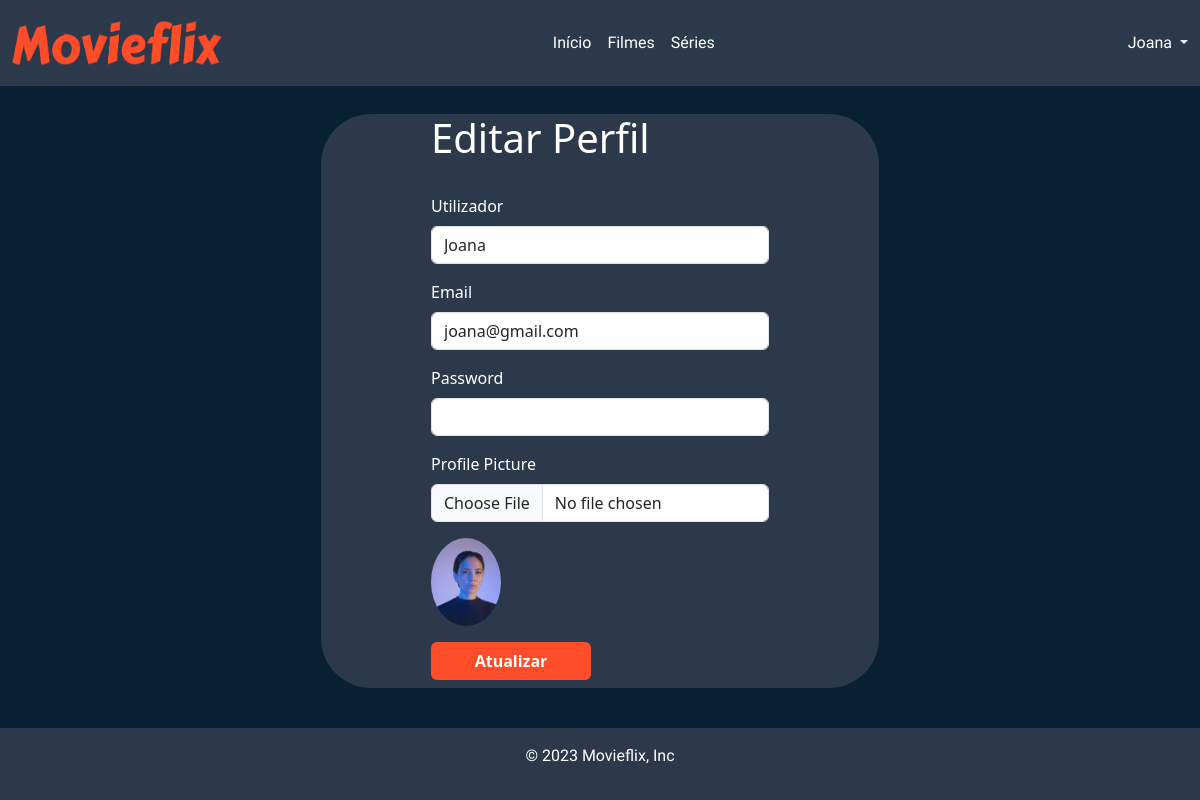
/editprofile.php (signed in), run on the app's committed database.
### tables this page shows
CREATE TABLE `utilizadores` (
  `idutilizador` int(11) NOT NULL,
  `utilizador` varchar(20) NOT NULL,
  `email` varchar(80) NOT NULL,
  `password` mediumtext NOT NULL
);

### editprofile.php (the view, shortened to what this page needs)
<?php
if (isset($_SESSION["idutilizador"])) {
  require_once 'functions.php';
  ?>
  <!DOCTYPE html>
  <html lang="pt">
  <head>
    <link href="https://cdn.jsdelivr.net/npm/bootstrap@5.3.2/dist/css/bootstrap.min.css" rel="stylesheet"
 />
    <link href="styles/maincontent.css" rel="stylesheet" />
  </head>
  <body class="d-flex flex-column min-vh-100">
    <?php include_once "navbar_postlogin.php" ?>
    <div class="container m-auto">
      <div class="editprofilecontainer w-50 mx-auto my-3 d-flex justify-content-center align-items-center">
        <form action="functions.php" method="post" enctype="multipart/form-data">
          <?php
          $datalogin = $_SESSION["idutilizador"];
          $sql = "SELECT * FROM utilizadores WHERE idutilizador=?;";
          $stmt = mysqli_stmt_init($conn);
          if (!mysqli_stmt_prepare($stmt, $sql)) {
            header("Location: dbproblems.php");
            exit();
          } else {
            mysqli_stmt_bind_param($stmt, "i", $datalogin);
            mysqli_stmt_execute($stmt);
            $result = mysqli_stmt_get_result($stmt);
            $row = mysqli_fetch_assoc($result);
          }
          ?>
          <h4 class="display-4 fs-1 text-white">Editar Perfil</h4><br>
          <div class="mb-3 w-90">
            <label class="form-label text-white">Utilizador</label>
            <input type="text" class="form-control" name="username" value="<?php echo $row["utilizador"]; ?>" maxlength="20" required>
          </div>
          <div class="mb-3">
            <label class="form-label text-white">Email</label>
            <input type="email" class="form-control" name="email" value="<?php echo $row["email"]; ?>" maxlength="80" required>
          </div>
          <div class="mb-3">
            <label class="form-label text-white">Password</label>
            <input type="password" class="form-control" name="password" value="">
          </div>
          <div class="mb-3">
            <label class="form-label text-white">Profile Picture</label>
            <input type="file" class="form-control" name="file">
            <img class="userpic rounded-circle mt-3"
              src="assets/users/user<?php echo $row["idutilizador"]; ?>.jpg" alt=""
              onerror="replaceEmptySrc(this)">
          </div>
          <button type="submit" class="btn editprofilebtn text-white fw-bold mb-2" name="updateusers">Atualizar</button>
        </form>
      </div>
    </div>
    <?php include_once "footer.php" ?>
  </body>
  </html>
  <?php
} else {
  ?>
  <script type="text/javascript">
    window.location.href = 'error.php';
  </script>
  <?php
}
?>

### navbar_postlogin.php (shortened to what this page needs)
<nav class="navbar navbar-expand-md">
  <div class="container-fluid">
    <a class="navbar-brand" href="mainpage.php">
      <img src="assets/brand-no-background.png" alt="Movieflix" width="210" height="60" />
    </a>
    <div class="navbar-collapse d-md-flex collapse" id="navbarsExample11">
      <ul class="navbar-nav col-md-10 justify-content-md-center">
        <li class="nav-item">
          <a class="nav-link text-white" href="mainpage.php">Início</a>
        </li>
        <li class="nav-item">
          <a class="nav-link text-white" href="movies.php">Filmes</a>
        </li>
        <li class="nav-item">
          <a class="nav-link text-white" href="series.php">Séries</a>
        </li>
      </ul>
      <div class="d-md-flex col-md-2 justify-content-md-end">
        <form method="post" action="functions.php">
          <?php
          $datalogin = $_SESSION["idutilizador"];
          $sql = "SELECT utilizador FROM utilizadores WHERE idutilizador=?;";
          $stmt = mysqli_stmt_init($conn);
          if (!mysqli_stmt_prepare($stmt, $sql)) {
            header("Location: dbproblems.php");
            exit();
          } else {
            mysqli_stmt_bind_param($stmt, "i", $datalogin);
            mysqli_stmt_execute($stmt);
            $result = mysqli_stmt_get_result($stmt);
            $row = mysqli_fetch_assoc($result);
            if ($row) {
              ?>
              <a class="nav-link dropdown-toggle show text-white" data-bs-toggle="dropdown" style="cursor: pointer;">
                <?php echo $row["utilizador"] ?>
              </a>
              <?php
            }
          }
          ?>
        </form>
      </div>
    </div>
  </div>
</nav>

### styles/maincontent.css (style rules this page uses)
:root { --orange: #FF4C29; --grey: #2C394B; --light-grey: #334756; --dark-grey: #082032; }
body { background-color: var(--dark-grey); overflow-x: hidden; }
.navbar, .footer { background-color: var(--grey); font-family: "Carter One", system-ui; }
.editprofilebtn, .editprofilebtn:hover { background-color: var(--orange); width: 20vh; }
.editprofilecontainer { width: 50vh; background-color: var(--grey); border-radius: 50px; }
.userpic { width: 70px; }

### data on the page
utilizadores: utilizador "Joana", username "Joana", email "joana@gmail.com"
